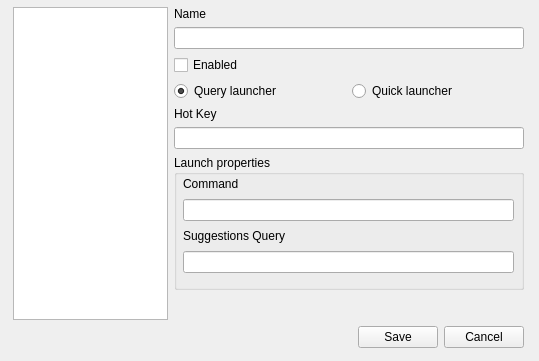
<?xml version="1.0" encoding="UTF-8"?>
<ui version="4.0">
 <class>OptionsDialog</class>
 <widget class="QDialog" name="OptionsDialog">
  <property name="geometry">
   <rect>
    <x>0</x>
    <y>0</y>
    <width>539</width>
    <height>361</height>
   </rect>
  </property>
  <property name="sizePolicy">
   <sizepolicy hsizetype="Preferred" vsizetype="Preferred">
    <horstretch>0</horstretch>
    <verstretch>0</verstretch>
   </sizepolicy>
  </property>
  <property name="sizeIncrement">
   <size>
    <width>0</width>
    <height>0</height>
   </size>
  </property>
  <property name="baseSize">
   <size>
    <width>0</width>
    <height>0</height>
   </size>
  </property>
  <property name="windowTitle">
   <string>Lunger</string>
  </property>
  <property name="windowOpacity">
   <double>1.000000000000000</double>
  </property>
  <property name="sizeGripEnabled">
   <bool>false</bool>
  </property>
  <widget class="QWidget" name="horizontalLayoutWidget_2">
   <property name="geometry">
    <rect>
     <x>13</x>
     <y>7</y>
     <width>511</width>
     <height>341</height>
    </rect>
   </property>
   <layout class="QHBoxLayout" name="hlyMain">
    <item>
     <layout class="QVBoxLayout" name="vlyList">
      <property name="sizeConstraint">
       <enum>QLayout::SetDefaultConstraint</enum>
      </property>
      <item>
       <widget class="QListWidget" name="lstTargets">
        <property name="whatsThis">
         <string/>
        </property>
        <property name="sortingEnabled">
         <bool>true</bool>
        </property>
       </widget>
      </item>
      <item>
       <layout class="QHBoxLayout" name="horizontalLayout">
        <item>
         <spacer name="hspListButtons">
          <property name="orientation">
           <enum>Qt::Horizontal</enum>
          </property>
          <property name="sizeHint" stdset="0">
           <size>
            <width>40</width>
            <height>20</height>
           </size>
          </property>
         </spacer>
        </item>
        <item>
         <widget class="QPushButton" name="btnAdd">
          <property name="sizePolicy">
           <sizepolicy hsizetype="Fixed" vsizetype="Fixed">
            <horstretch>0</horstretch>
            <verstretch>0</verstretch>
           </sizepolicy>
          </property>
          <property name="maximumSize">
           <size>
            <width>24</width>
            <height>24</height>
           </size>
          </property>
          <property name="cursor">
           <cursorShape>PointingHandCursor</cursorShape>
          </property>
          <property name="toolTip">
           <string>Add</string>
          </property>
          <property name="text">
           <string/>
          </property>
          <property name="icon">
           <iconset resource="../res/editIcons.qrc">
            <normaloff>:/edit/add.png</normaloff>:/edit/add.png</iconset>
          </property>
          <property name="flat">
           <bool>true</bool>
          </property>
         </widget>
        </item>
        <item>
         <widget class="QPushButton" name="btnRemove">
          <property name="sizePolicy">
           <sizepolicy hsizetype="Fixed" vsizetype="Fixed">
            <horstretch>0</horstretch>
            <verstretch>0</verstretch>
           </sizepolicy>
          </property>
          <property name="maximumSize">
           <size>
            <width>24</width>
            <height>24</height>
           </size>
          </property>
          <property name="cursor">
           <cursorShape>PointingHandCursor</cursorShape>
          </property>
          <property name="toolTip">
           <string>Delete</string>
          </property>
          <property name="text">
           <string/>
          </property>
          <property name="icon">
           <iconset resource="../res/editIcons.qrc">
            <normaloff>:/edit/delete.png</normaloff>:/edit/delete.png</iconset>
          </property>
          <property name="flat">
           <bool>true</bool>
          </property>
         </widget>
        </item>
       </layout>
      </item>
     </layout>
    </item>
    <item>
     <layout class="QVBoxLayout" name="vlyEntries">
      <item>
       <widget class="QLabel" name="lblTarget">
        <property name="text">
         <string>Name</string>
        </property>
       </widget>
      </item>
      <item>
       <widget class="QLineEdit" name="txtTarget"/>
      </item>
      <item>
       <widget class="QCheckBox" name="chkEnabled">
        <property name="sizePolicy">
         <sizepolicy hsizetype="Minimum" vsizetype="Preferred">
          <horstretch>0</horstretch>
          <verstretch>0</verstretch>
         </sizepolicy>
        </property>
        <property name="text">
         <string>Enabled</string>
        </property>
       </widget>
      </item>
      <item>
       <layout class="QHBoxLayout" name="hlyType">
        <item>
         <widget class="QRadioButton" name="rdoQuery">
          <property name="text">
           <string>Query launcher</string>
          </property>
          <property name="checked">
           <bool>true</bool>
          </property>
         </widget>
        </item>
        <item>
         <widget class="QRadioButton" name="rdoQuick">
          <property name="text">
           <string>Quick launcher</string>
          </property>
         </widget>
        </item>
       </layout>
      </item>
      <item>
       <widget class="QLabel" name="lblHotKey">
        <property name="text">
         <string>Hot Key</string>
        </property>
       </widget>
      </item>
      <item>
       <widget class="HotKeyEditor" name="txtHotKey">
        <property name="sizePolicy">
         <sizepolicy hsizetype="Expanding" vsizetype="Preferred">
          <horstretch>0</horstretch>
          <verstretch>0</verstretch>
         </sizepolicy>
        </property>
        <property name="focusPolicy">
         <enum>Qt::ClickFocus</enum>
        </property>
        <property name="acceptDrops">
         <bool>false</bool>
        </property>
        <property name="text">
         <string/>
        </property>
        <property name="readOnly">
         <bool>true</bool>
        </property>
       </widget>
      </item>
      <item>
       <widget class="QGroupBox" name="groupBox">
        <property name="sizePolicy">
         <sizepolicy hsizetype="Expanding" vsizetype="Expanding">
          <horstretch>0</horstretch>
          <verstretch>0</verstretch>
         </sizepolicy>
        </property>
        <property name="title">
         <string>Launch properties</string>
        </property>
        <property name="checkable">
         <bool>false</bool>
        </property>
        <widget class="QWidget" name="verticalLayoutWidget">
         <property name="geometry">
          <rect>
           <x>9</x>
           <y>20</y>
           <width>331</width>
           <height>98</height>
          </rect>
         </property>
         <layout class="QVBoxLayout" name="verticalLayout">
          <item>
           <widget class="QLabel" name="lblCommand">
            <property name="text">
             <string>Command</string>
            </property>
           </widget>
          </item>
          <item>
           <widget class="QLineEdit" name="txtCommand"/>
          </item>
          <item>
           <widget class="QLabel" name="lblQuery">
            <property name="text">
             <string>Suggestions Query</string>
            </property>
           </widget>
          </item>
          <item>
           <widget class="QLineEdit" name="txtQuery"/>
          </item>
         </layout>
        </widget>
       </widget>
      </item>
      <item>
       <spacer name="vspMainBlank">
        <property name="orientation">
         <enum>Qt::Vertical</enum>
        </property>
        <property name="sizeType">
         <enum>QSizePolicy::Fixed</enum>
        </property>
        <property name="sizeHint" stdset="0">
         <size>
          <width>20</width>
          <height>10</height>
         </size>
        </property>
       </spacer>
      </item>
      <item>
       <spacer name="hspMainBlank">
        <property name="orientation">
         <enum>Qt::Horizontal</enum>
        </property>
        <property name="sizeType">
         <enum>QSizePolicy::Fixed</enum>
        </property>
        <property name="sizeHint" stdset="0">
         <size>
          <width>350</width>
          <height>20</height>
         </size>
        </property>
       </spacer>
      </item>
      <item>
       <layout class="QHBoxLayout" name="hlyMainButtons">
        <item>
         <spacer name="hspMainButtons">
          <property name="orientation">
           <enum>Qt::Horizontal</enum>
          </property>
          <property name="sizeType">
           <enum>QSizePolicy::Expanding</enum>
          </property>
          <property name="sizeHint" stdset="0">
           <size>
            <width>40</width>
            <height>20</height>
           </size>
          </property>
         </spacer>
        </item>
        <item>
         <widget class="QPushButton" name="btnSave">
          <property name="sizePolicy">
           <sizepolicy hsizetype="Minimum" vsizetype="Fixed">
            <horstretch>0</horstretch>
            <verstretch>0</verstretch>
           </sizepolicy>
          </property>
          <property name="maximumSize">
           <size>
            <width>16777215</width>
            <height>16777215</height>
           </size>
          </property>
          <property name="cursor">
           <cursorShape>ArrowCursor</cursorShape>
          </property>
          <property name="toolTip">
           <string>&lt;html&gt;&lt;head/&gt;&lt;body&gt;&lt;p&gt;Save&lt;/p&gt;&lt;/body&gt;&lt;/html&gt;</string>
          </property>
          <property name="whatsThis">
           <string/>
          </property>
          <property name="text">
           <string>Save</string>
          </property>
          <property name="icon">
           <iconset resource="../res/editIcons.qrc">
            <normaloff>:/edit/ok.png</normaloff>:/edit/ok.png</iconset>
          </property>
          <property name="flat">
           <bool>false</bool>
          </property>
         </widget>
        </item>
        <item>
         <widget class="QPushButton" name="btnCancel">
          <property name="sizePolicy">
           <sizepolicy hsizetype="Minimum" vsizetype="Fixed">
            <horstretch>0</horstretch>
            <verstretch>0</verstretch>
           </sizepolicy>
          </property>
          <property name="maximumSize">
           <size>
            <width>16777215</width>
            <height>16777215</height>
           </size>
          </property>
          <property name="cursor">
           <cursorShape>ArrowCursor</cursorShape>
          </property>
          <property name="toolTip">
           <string>&lt;html&gt;&lt;head/&gt;&lt;body&gt;&lt;p&gt;Cancel&lt;/p&gt;&lt;/body&gt;&lt;/html&gt;</string>
          </property>
          <property name="whatsThis">
           <string/>
          </property>
          <property name="text">
           <string>Cancel</string>
          </property>
          <property name="icon">
           <iconset resource="../res/editIcons.qrc">
            <normaloff>:/edit/delete-alt.png</normaloff>:/edit/delete-alt.png</iconset>
          </property>
          <property name="flat">
           <bool>false</bool>
          </property>
         </widget>
        </item>
       </layout>
      </item>
     </layout>
    </item>
   </layout>
  </widget>
 </widget>
 <customwidgets>
  <customwidget>
   <class>HotKeyEditor</class>
   <extends>QLineEdit</extends>
   <header>src/edit/hotkeyeditor.h</header>
  </customwidget>
 </customwidgets>
 <tabstops>
  <tabstop>lstTargets</tabstop>
  <tabstop>txtTarget</tabstop>
  <tabstop>chkEnabled</tabstop>
  <tabstop>rdoQuery</tabstop>
  <tabstop>rdoQuick</tabstop>
  <tabstop>txtCommand</tabstop>
  <tabstop>txtQuery</tabstop>
  <tabstop>btnAdd</tabstop>
  <tabstop>btnRemove</tabstop>
  <tabstop>btnSave</tabstop>
  <tabstop>btnCancel</tabstop>
 </tabstops>
 <resources>
  <include location="../res/editIcons.qrc"/>
 </resources>
 <connections>
  <connection>
   <sender>btnCancel</sender>
   <signal>clicked()</signal>
   <receiver>OptionsDialog</receiver>
   <slot>reject()</slot>
   <hints>
    <hint type="sourcelabel">
     <x>473</x>
     <y>332</y>
    </hint>
    <hint type="destinationlabel">
     <x>261</x>
     <y>178</y>
    </hint>
   </hints>
  </connection>
 </connections>
</ui>
